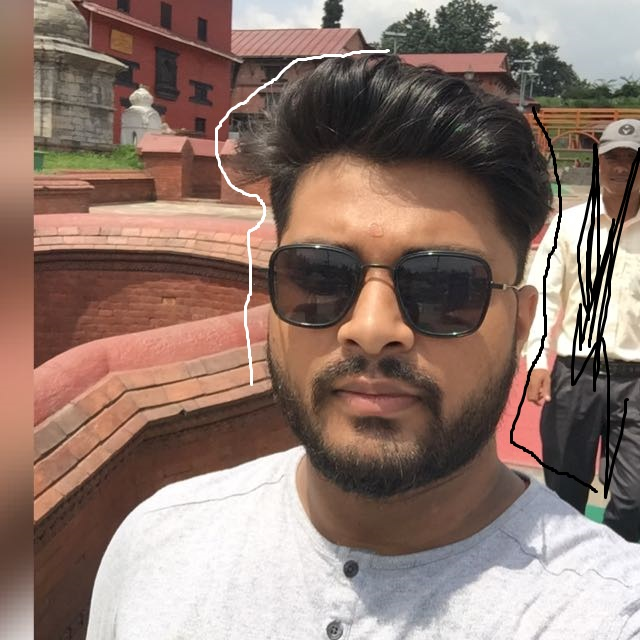
#> input picture GrabCut foreground extraction/masked1.jpg, 640 x 640 px
$ python 'Grabcut using masked image.py'
#> lines starting #> are read from the running program, lines starting #| are printed output that depends on the picture
# -*- coding: utf-8 -*-
"""
Created on Tue Jun 30 18:13:36 2020

@author: Avinash
"""

import cv2
import numpy as np
import matplotlib.pyplot as plt

newmask = cv2.imread("masked1.jpg",0)
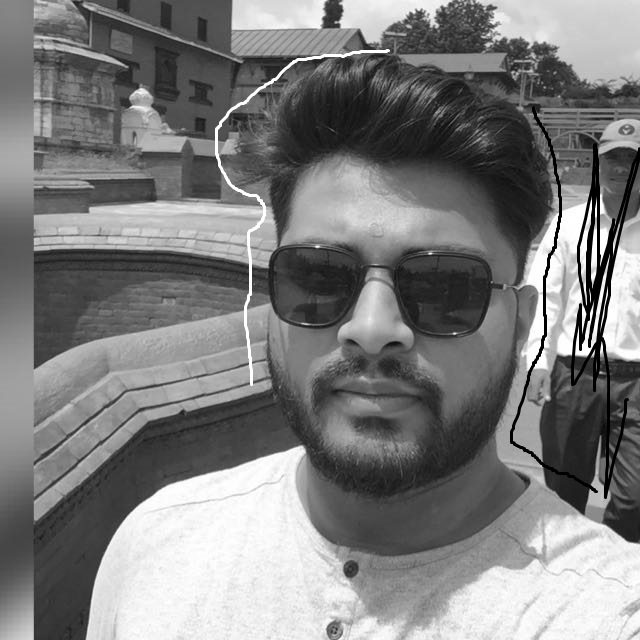
#> newmask: shape (640, 640); min 0, max 255, mean 125.7

#> (the run stopped early here; a loop or call above may not have finished)
